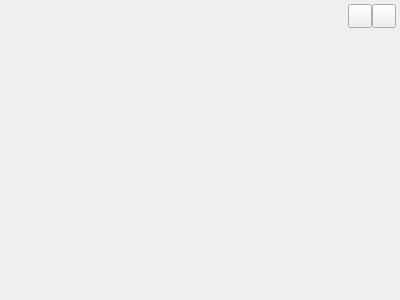
<?xml version="1.0" encoding="UTF-8"?>
<ui version="4.0">
 <class>SkinWindow</class>
 <widget class="QWidget" name="SkinWindow">
  <property name="geometry">
   <rect>
    <x>0</x>
    <y>0</y>
    <width>400</width>
    <height>300</height>
   </rect>
  </property>
  <property name="windowTitle">
   <string>SkinWindow</string>
  </property>
  <layout class="QVBoxLayout" name="verticalLayout">
   <property name="spacing">
    <number>0</number>
   </property>
   <property name="leftMargin">
    <number>0</number>
   </property>
   <property name="topMargin">
    <number>0</number>
   </property>
   <property name="rightMargin">
    <number>0</number>
   </property>
   <property name="bottomMargin">
    <number>0</number>
   </property>
   <item>
    <widget class="QWidget" name="titleWidget" native="true">
     <property name="sizePolicy">
      <sizepolicy hsizetype="Expanding" vsizetype="Fixed">
       <horstretch>0</horstretch>
       <verstretch>0</verstretch>
      </sizepolicy>
     </property>
     <property name="minimumSize">
      <size>
       <width>0</width>
       <height>32</height>
      </size>
     </property>
     <property name="maximumSize">
      <size>
       <width>16777215</width>
       <height>32</height>
      </size>
     </property>
     <property name="titleskin" stdset="0">
      <bool>true</bool>
     </property>
     <layout class="QHBoxLayout" name="horizontalLayout">
      <property name="spacing">
       <number>0</number>
      </property>
      <property name="leftMargin">
       <number>12</number>
      </property>
      <property name="topMargin">
       <number>0</number>
      </property>
      <property name="rightMargin">
       <number>4</number>
      </property>
      <property name="bottomMargin">
       <number>0</number>
      </property>
      <item>
       <widget class="QLabel" name="titleIcon">
        <property name="sizePolicy">
         <sizepolicy hsizetype="Fixed" vsizetype="Fixed">
          <horstretch>0</horstretch>
          <verstretch>0</verstretch>
         </sizepolicy>
        </property>
        <property name="minimumSize">
         <size>
          <width>42</width>
          <height>18</height>
         </size>
        </property>
        <property name="maximumSize">
         <size>
          <width>42</width>
          <height>18</height>
         </size>
        </property>
        <property name="text">
         <string/>
        </property>
       </widget>
      </item>
      <item>
       <spacer name="horizontalSpacer">
        <property name="orientation">
         <enum>Qt::Horizontal</enum>
        </property>
        <property name="sizeHint" stdset="0">
         <size>
          <width>295</width>
          <height>17</height>
         </size>
        </property>
       </spacer>
      </item>
      <item>
       <widget class="QPushButton" name="sysmin">
        <property name="minimumSize">
         <size>
          <width>24</width>
          <height>24</height>
         </size>
        </property>
        <property name="maximumSize">
         <size>
          <width>24</width>
          <height>24</height>
         </size>
        </property>
        <property name="text">
         <string/>
        </property>
       </widget>
      </item>
      <item>
       <widget class="QPushButton" name="sysclose">
        <property name="minimumSize">
         <size>
          <width>24</width>
          <height>24</height>
         </size>
        </property>
        <property name="maximumSize">
         <size>
          <width>24</width>
          <height>24</height>
         </size>
        </property>
        <property name="text">
         <string/>
        </property>
       </widget>
      </item>
     </layout>
    </widget>
   </item>
   <item>
    <widget class="QWidget" name="bodyWidget" native="true">
     <property name="sizePolicy">
      <sizepolicy hsizetype="Expanding" vsizetype="Expanding">
       <horstretch>0</horstretch>
       <verstretch>0</verstretch>
      </sizepolicy>
     </property>
     <layout class="QGridLayout" name="gridLayout">
      <property name="leftMargin">
       <number>12</number>
      </property>
      <property name="topMargin">
       <number>12</number>
      </property>
      <property name="rightMargin">
       <number>12</number>
      </property>
      <property name="bottomMargin">
       <number>12</number>
      </property>
      <property name="spacing">
       <number>12</number>
      </property>
     </layout>
    </widget>
   </item>
  </layout>
 </widget>
 <layoutdefault spacing="6" margin="11"/>
 <resources/>
 <connections/>
</ui>
